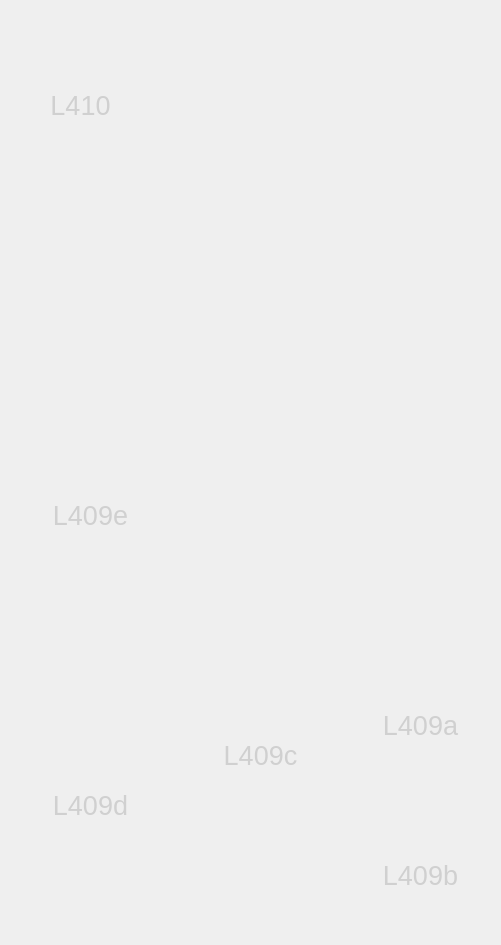
    <widget class="QWidget" name="OG_4">
     <widget class="QLabel" name="label_8">
      <property name="geometry">
       <rect>
        <x>0</x>
        <y>0</y>
        <width>492</width>
        <height>936</height>
       </rect>
      </property>
      <property name="text">
       <string/>
      </property>
      <property name="pixmap">
       <pixmap resource="bild.qrc">:/OG4/4.OG.png</pixmap>
      </property>
      <property name="scaledContents">
       <bool>true</bool>
      </property>
     </widget>
     <widget class="QPushButton" name="L410">
      <property name="geometry">
       <rect>
        <x>20</x>
        <y>50</y>
        <width>121</width>
        <height>111</height>
       </rect>
      </property>
      <property name="palette">
       <palette>
        <active>
         <colorrole role="Button">
          <brush brushstyle="SolidPattern">
           <color alpha="255">
            <red>255</red>
            <green>255</green>
            <blue>255</blue>
           </color>
          </brush>
         </colorrole>
         <colorrole role="ButtonText">
          <brush brushstyle="SolidPattern">
           <color alpha="255">
            <red>0</red>
            <green>0</green>
            <blue>0</blue>
           </color>
          </brush>
         </colorrole>
         <colorrole role="Base">
          <brush brushstyle="SolidPattern">
           <color alpha="255">
            <red>255</red>
            <green>255</green>
            <blue>255</blue>
           </color>
          </brush>
         </colorrole>
         <colorrole role="Window">
          <brush brushstyle="SolidPattern">
           <color alpha="255">
            <red>255</red>
            <green>255</green>
            <blue>255</blue>
           </color>
          </brush>
         </colorrole>
        </active>
        <inactive>
         <colorrole role="Button">
          <brush brushstyle="SolidPattern">
           <color alpha="255">
            <red>255</red>
            <green>255</green>
            <blue>255</blue>
           </color>
          </brush>
         </colorrole>
         <colorrole role="ButtonText">
          <brush brushstyle="SolidPattern">
           <color alpha="255">
            <red>208</red>
            <green>208</green>
            <blue>208</blue>
           </color>
          </brush>
         </colorrole>
         <colorrole role="Base">
          <brush brushstyle="SolidPattern">
           <color alpha="255">
            <red>255</red>
            <green>255</green>
            <blue>255</blue>
           </color>
          </brush>
         </colorrole>
         <colorrole role="Window">
          <brush brushstyle="SolidPattern">
           <color alpha="255">
            <red>255</red>
            <green>255</green>
            <blue>255</blue>
           </color>
          </brush>
         </colorrole>
        </inactive>
        <disabled>
         <colorrole role="Button">
          <brush brushstyle="SolidPattern">
           <color alpha="255">
            <red>255</red>
            <green>255</green>
            <blue>255</blue>
           </color>
          </brush>
         </colorrole>
         <colorrole role="ButtonText">
          <brush brushstyle="SolidPattern">
           <color alpha="96">
            <red>164</red>
            <green>166</green>
            <blue>168</blue>
           </color>
          </brush>
         </colorrole>
         <colorrole role="Base">
          <brush brushstyle="SolidPattern">
           <color alpha="255">
            <red>255</red>
            <green>255</green>
            <blue>255</blue>
           </color>
          </brush>
         </colorrole>
         <colorrole role="Window">
          <brush brushstyle="SolidPattern">
           <color alpha="255">
            <red>255</red>
            <green>255</green>
            <blue>255</blue>
           </color>
          </brush>
         </colorrole>
        </disabled>
       </palette>
      </property>
      <property name="font">
       <font>
        <pointsize>20</pointsize>
        <stylestrategy>PreferDefault</stylestrategy>
        <kerning>false</kerning>
       </font>
      </property>
      <property name="text">
       <string>L410</string>
      </property>
      <property name="flat">
       <bool>true</bool>
      </property>
     </widget>
     <widget class="QPushButton" name="L409e">
      <property name="geometry">
       <rect>
        <x>30</x>
        <y>460</y>
        <width>121</width>
        <height>111</height>
       </rect>
      </property>
      <property name="palette">
       <palette>
        <active>
         <colorrole role="Button">
          <brush brushstyle="SolidPattern">
           <color alpha="255">
            <red>255</red>
            <green>255</green>
            <blue>255</blue>
           </color>
          </brush>
         </colorrole>
         <colorrole role="ButtonText">
          <brush brushstyle="SolidPattern">
           <color alpha="255">
            <red>0</red>
            <green>0</green>
            <blue>0</blue>
           </color>
          </brush>
         </colorrole>
         <colorrole role="Base">
          <brush brushstyle="SolidPattern">
           <color alpha="255">
            <red>255</red>
            <green>255</green>
            <blue>255</blue>
           </color>
          </brush>
         </colorrole>
         <colorrole role="Window">
          <brush brushstyle="SolidPattern">
           <color alpha="255">
            <red>255</red>
            <green>255</green>
            <blue>255</blue>
           </color>
          </brush>
         </colorrole>
        </active>
        <inactive>
         <colorrole role="Button">
          <brush brushstyle="SolidPattern">
           <color alpha="255">
            <red>255</red>
            <green>255</green>
            <blue>255</blue>
           </color>
          </brush>
         </colorrole>
         <colorrole role="ButtonText">
          <brush brushstyle="SolidPattern">
           <color alpha="255">
            <red>208</red>
            <green>208</green>
            <blue>208</blue>
           </color>
          </brush>
         </colorrole>
         <colorrole role="Base">
          <brush brushstyle="SolidPattern">
           <color alpha="255">
            <red>255</red>
            <green>255</green>
            <blue>255</blue>
           </color>
          </brush>
         </colorrole>
         <colorrole role="Window">
          <brush brushstyle="SolidPattern">
           <color alpha="255">
            <red>255</red>
            <green>255</green>
            <blue>255</blue>
           </color>
          </brush>
         </colorrole>
        </inactive>
        <disabled>
         <colorrole role="Button">
          <brush brushstyle="SolidPattern">
           <color alpha="255">
            <red>255</red>
            <green>255</green>
            <blue>255</blue>
           </color>
          </brush>
         </colorrole>
         <colorrole role="ButtonText">
          <brush brushstyle="SolidPattern">
           <color alpha="96">
            <red>164</red>
            <green>166</green>
            <blue>168</blue>
           </color>
          </brush>
         </colorrole>
         <colorrole role="Base">
          <brush brushstyle="SolidPattern">
           <color alpha="255">
            <red>255</red>
            <green>255</green>
            <blue>255</blue>
           </color>
          </brush>
         </colorrole>
         <colorrole role="Window">
          <brush brushstyle="SolidPattern">
           <color alpha="255">
            <red>255</red>
            <green>255</green>
            <blue>255</blue>
           </color>
          </brush>
         </colorrole>
        </disabled>
       </palette>
      </property>
      <property name="font">
       <font>
        <pointsize>20</pointsize>
        <stylestrategy>PreferDefault</stylestrategy>
        <kerning>false</kerning>
       </font>
      </property>
      <property name="text">
       <string>L409e</string>
      </property>
      <property name="flat">
       <bool>true</bool>
      </property>
     </widget>
     <widget class="QPushButton" name="L409d">
      <property name="geometry">
       <rect>
        <x>30</x>
        <y>750</y>
        <width>121</width>
        <height>111</height>
       </rect>
      </property>
      <property name="palette">
       <palette>
        <active>
         <colorrole role="Button">
          <brush brushstyle="SolidPattern">
           <color alpha="255">
            <red>255</red>
            <green>255</green>
            <blue>255</blue>
           </color>
          </brush>
         </colorrole>
         <colorrole role="ButtonText">
          <brush brushstyle="SolidPattern">
           <color alpha="255">
            <red>0</red>
            <green>0</green>
            <blue>0</blue>
           </color>
          </brush>
         </colorrole>
         <colorrole role="Base">
          <brush brushstyle="SolidPattern">
           <color alpha="255">
            <red>255</red>
            <green>255</green>
            <blue>255</blue>
           </color>
          </brush>
         </colorrole>
         <colorrole role="Window">
          <brush brushstyle="SolidPattern">
           <color alpha="255">
            <red>255</red>
            <green>255</green>
            <blue>255</blue>
           </color>
          </brush>
         </colorrole>
        </active>
        <inactive>
         <colorrole role="Button">
          <brush brushstyle="SolidPattern">
           <color alpha="255">
            <red>255</red>
            <green>255</green>
            <blue>255</blue>
           </color>
          </brush>
         </colorrole>
         <colorrole role="ButtonText">
          <brush brushstyle="SolidPattern">
           <color alpha="255">
            <red>208</red>
            <green>208</green>
            <blue>208</blue>
           </color>
          </brush>
         </colorrole>
         <colorrole role="Base">
          <brush brushstyle="SolidPattern">
           <color alpha="255">
            <red>255</red>
            <green>255</green>
            <blue>255</blue>
           </color>
          </brush>
         </colorrole>
         <colorrole role="Window">
          <brush brushstyle="SolidPattern">
           <color alpha="255">
            <red>255</red>
            <green>255</green>
            <blue>255</blue>
           </color>
          </brush>
         </colorrole>
        </inactive>
        <disabled>
         <colorrole role="Button">
          <brush brushstyle="SolidPattern">
           <color alpha="255">
            <red>255</red>
            <green>255</green>
            <blue>255</blue>
           </color>
          </brush>
         </colorrole>
         <colorrole role="ButtonText">
          <brush brushstyle="SolidPattern">
           <color alpha="96">
            <red>164</red>
            <green>166</green>
            <blue>168</blue>
           </color>
          </brush>
         </colorrole>
         <colorrole role="Base">
          <brush brushstyle="SolidPattern">
           <color alpha="255">
            <red>255</red>
            <green>255</green>
            <blue>255</blue>
           </color>
          </brush>
         </colorrole>
         <colorrole role="Window">
          <brush brushstyle="SolidPattern">
           <color alpha="255">
            <red>255</red>
            <green>255</green>
            <blue>255</blue>
           </color>
          </brush>
         </colorrole>
        </disabled>
       </palette>
      </property>
      <property name="font">
       <font>
        <pointsize>20</pointsize>
        <stylestrategy>PreferDefault</stylestrategy>
        <kerning>false</kerning>
       </font>
      </property>
      <property name="text">
       <string>L409d</string>
      </property>
      <property name="flat">
       <bool>true</bool>
      </property>
     </widget>
     <widget class="QPushButton" name="L409c">
      <property name="geometry">
       <rect>
        <x>200</x>
        <y>700</y>
        <width>121</width>
        <height>111</height>
       </rect>
      </property>
      <property name="palette">
       <palette>
        <active>
         <colorrole role="Button">
          <brush brushstyle="SolidPattern">
           <color alpha="255">
            <red>255</red>
            <green>255</green>
            <blue>255</blue>
           </color>
          </brush>
         </colorrole>
         <colorrole role="ButtonText">
          <brush brushstyle="SolidPattern">
           <color alpha="255">
            <red>0</red>
            <green>0</green>
            <blue>0</blue>
           </color>
          </brush>
         </colorrole>
         <colorrole role="Base">
          <brush brushstyle="SolidPattern">
           <color alpha="255">
            <red>255</red>
            <green>255</green>
            <blue>255</blue>
           </color>
          </brush>
         </colorrole>
         <colorrole role="Window">
          <brush brushstyle="SolidPattern">
           <color alpha="255">
            <red>255</red>
            <green>255</green>
            <blue>255</blue>
           </color>
          </brush>
         </colorrole>
        </active>
        <inactive>
         <colorrole role="Button">
          <brush brushstyle="SolidPattern">
           <color alpha="255">
            <red>255</red>
            <green>255</green>
            <blue>255</blue>
           </color>
          </brush>
         </colorrole>
         <colorrole role="ButtonText">
          <brush brushstyle="SolidPattern">
           <color alpha="255">
            <red>208</red>
            <green>208</green>
            <blue>208</blue>
           </color>
          </brush>
         </colorrole>
         <colorrole role="Base">
          <brush brushstyle="SolidPattern">
           <color alpha="255">
            <red>255</red>
            <green>255</green>
            <blue>255</blue>
           </color>
          </brush>
         </colorrole>
         <colorrole role="Window">
          <brush brushstyle="SolidPattern">
           <color alpha="255">
            <red>255</red>
            <green>255</green>
            <blue>255</blue>
           </color>
          </brush>
         </colorrole>
        </inactive>
        <disabled>
         <colorrole role="Button">
          <brush brushstyle="SolidPattern">
           <color alpha="255">
            <red>255</red>
            <green>255</green>
            <blue>255</blue>
           </color>
          </brush>
         </colorrole>
         <colorrole role="ButtonText">
          <brush brushstyle="SolidPattern">
           <color alpha="96">
            <red>164</red>
            <green>166</green>
            <blue>168</blue>
           </color>
          </brush>
         </colorrole>
         <colorrole role="Base">
          <brush brushstyle="SolidPattern">
           <color alpha="255">
            <red>255</red>
            <green>255</green>
            <blue>255</blue>
           </color>
          </brush>
         </colorrole>
         <colorrole role="Window">
          <brush brushstyle="SolidPattern">
           <color alpha="255">
            <red>255</red>
            <green>255</green>
            <blue>255</blue>
           </color>
          </brush>
         </colorrole>
        </disabled>
       </palette>
      </property>
      <property name="font">
       <font>
        <pointsize>20</pointsize>
        <stylestrategy>PreferDefault</stylestrategy>
        <kerning>false</kerning>
       </font>
      </property>
      <property name="text">
       <string>L409c</string>
      </property>
      <property name="flat">
       <bool>true</bool>
      </property>
     </widget>
     <widget class="QPushButton" name="L409b">
      <property name="geometry">
       <rect>
        <x>360</x>
        <y>820</y>
        <width>121</width>
        <height>111</height>
       </rect>
      </property>
      <property name="palette">
       <palette>
        <active>
         <colorrole role="Button">
          <brush brushstyle="SolidPattern">
           <color alpha="255">
            <red>255</red>
            <green>255</green>
            <blue>255</blue>
           </color>
          </brush>
         </colorrole>
         <colorrole role="ButtonText">
          <brush brushstyle="SolidPattern">
           <color alpha="255">
            <red>0</red>
            <green>0</green>
            <blue>0</blue>
           </color>
          </brush>
         </colorrole>
         <colorrole role="Base">
          <brush brushstyle="SolidPattern">
           <color alpha="255">
            <red>255</red>
            <green>255</green>
            <blue>255</blue>
           </color>
          </brush>
         </colorrole>
         <colorrole role="Window">
          <brush brushstyle="SolidPattern">
           <color alpha="255">
            <red>255</red>
            <green>255</green>
            <blue>255</blue>
           </color>
          </brush>
         </colorrole>
        </active>
        <inactive>
         <colorrole role="Button">
          <brush brushstyle="SolidPattern">
           <color alpha="255">
            <red>255</red>
            <green>255</green>
            <blue>255</blue>
           </color>
          </brush>
         </colorrole>
         <colorrole role="ButtonText">
          <brush brushstyle="SolidPattern">
           <color alpha="255">
            <red>208</red>
            <green>208</green>
            <blue>208</blue>
           </color>
          </brush>
         </colorrole>
         <colorrole role="Base">
          <brush brushstyle="SolidPattern">
           <color alpha="255">
            <red>255</red>
            <green>255</green>
            <blue>255</blue>
           </color>
          </brush>
         </colorrole>
         <colorrole role="Window">
          <brush brushstyle="SolidPattern">
           <color alpha="255">
            <red>255</red>
            <green>255</green>
            <blue>255</blue>
           </color>
          </brush>
         </colorrole>
        </inactive>
        <disabled>
         <colorrole role="Button">
          <brush brushstyle="SolidPattern">
           <color alpha="255">
            <red>255</red>
            <green>255</green>
            <blue>255</blue>
           </color>
          </brush>
         </colorrole>
         <colorrole role="ButtonText">
          <brush brushstyle="SolidPattern">
           <color alpha="96">
            <red>164</red>
            <green>166</green>
            <blue>168</blue>
           </color>
          </brush>
         </colorrole>
         <colorrole role="Base">
          <brush brushstyle="SolidPattern">
           <color alpha="255">
            <red>255</red>
            <green>255</green>
            <blue>255</blue>
           </color>
          </brush>
         </colorrole>
         <colorrole role="Window">
          <brush brushstyle="SolidPattern">
           <color alpha="255">
            <red>255</red>
            <green>255</green>
            <blue>255</blue>
           </color>
          </brush>
         </colorrole>
        </disabled>
       </palette>
      </property>
      <property name="font">
       <font>
        <pointsize>20</pointsize>
        <stylestrategy>PreferDefault</stylestrategy>
        <kerning>false</kerning>
       </font>
      </property>
      <property name="text">
       <string>L409b</string>
      </property>
      <property name="flat">
       <bool>true</bool>
      </property>
     </widget>
     <widget class="QPushButton" name="L409a">
      <property name="geometry">
       <rect>
        <x>360</x>
        <y>670</y>
        <width>121</width>
        <height>111</height>
       </rect>
      </property>
      <property name="palette">
       <palette>
        <active>
         <colorrole role="Button">
          <brush brushstyle="SolidPattern">
           <color alpha="255">
            <red>255</red>
            <green>255</green>
            <blue>255</blue>
           </color>
          </brush>
         </colorrole>
         <colorrole role="ButtonText">
          <brush brushstyle="SolidPattern">
           <color alpha="255">
            <red>0</red>
            <green>0</green>
            <blue>0</blue>
           </color>
          </brush>
         </colorrole>
         <colorrole role="Base">
          <brush brushstyle="SolidPattern">
           <color alpha="255">
            <red>255</red>
            <green>255</green>
            <blue>255</blue>
           </color>
          </brush>
         </colorrole>
         <colorrole role="Window">
          <brush brushstyle="SolidPattern">
           <color alpha="255">
            <red>255</red>
            <green>255</green>
            <blue>255</blue>
           </color>
          </brush>
         </colorrole>
        </active>
        <inactive>
         <colorrole role="Button">
          <brush brushstyle="SolidPattern">
           <color alpha="255">
            <red>255</red>
            <green>255</green>
            <blue>255</blue>
           </color>
          </brush>
         </colorrole>
         <colorrole role="ButtonText">
          <brush brushstyle="SolidPattern">
           <color alpha="255">
            <red>208</red>
            <green>208</green>
            <blue>208</blue>
           </color>
          </brush>
         </colorrole>
         <colorrole role="Base">
          <brush brushstyle="SolidPattern">
           <color alpha="255">
            <red>255</red>
            <green>255</green>
            <blue>255</blue>
           </color>
          </brush>
         </colorrole>
         <colorrole role="Window">
          <brush brushstyle="SolidPattern">
           <color alpha="255">
            <red>255</red>
            <green>255</green>
            <blue>255</blue>
           </color>
          </brush>
         </colorrole>
        </inactive>
        <disabled>
         <colorrole role="Button">
          <brush brushstyle="SolidPattern">
           <color alpha="255">
            <red>255</red>
            <green>255</green>
            <blue>255</blue>
           </color>
          </brush>
         </colorrole>
         <colorrole role="ButtonText">
          <brush brushstyle="SolidPattern">
           <color alpha="96">
            <red>164</red>
            <green>166</green>
            <blue>168</blue>
           </color>
          </brush>
         </colorrole>
         <colorrole role="Base">
          <brush brushstyle="SolidPattern">
           <color alpha="255">
            <red>255</red>
            <green>255</green>
            <blue>255</blue>
           </color>
          </brush>
         </colorrole>
         <colorrole role="Window">
          <brush brushstyle="SolidPattern">
           <color alpha="255">
            <red>255</red>
            <green>255</green>
            <blue>255</blue>
           </color>
          </brush>
         </colorrole>
        </disabled>
       </palette>
      </property>
      <property name="font">
       <font>
        <pointsize>20</pointsize>
        <stylestrategy>PreferDefault</stylestrategy>
        <kerning>false</kerning>
       </font>
      </property>
      <property name="text">
       <string>L409a</string>
      </property>
      <property name="flat">
       <bool>true</bool>
      </property>
     </widget>
    </widget>
